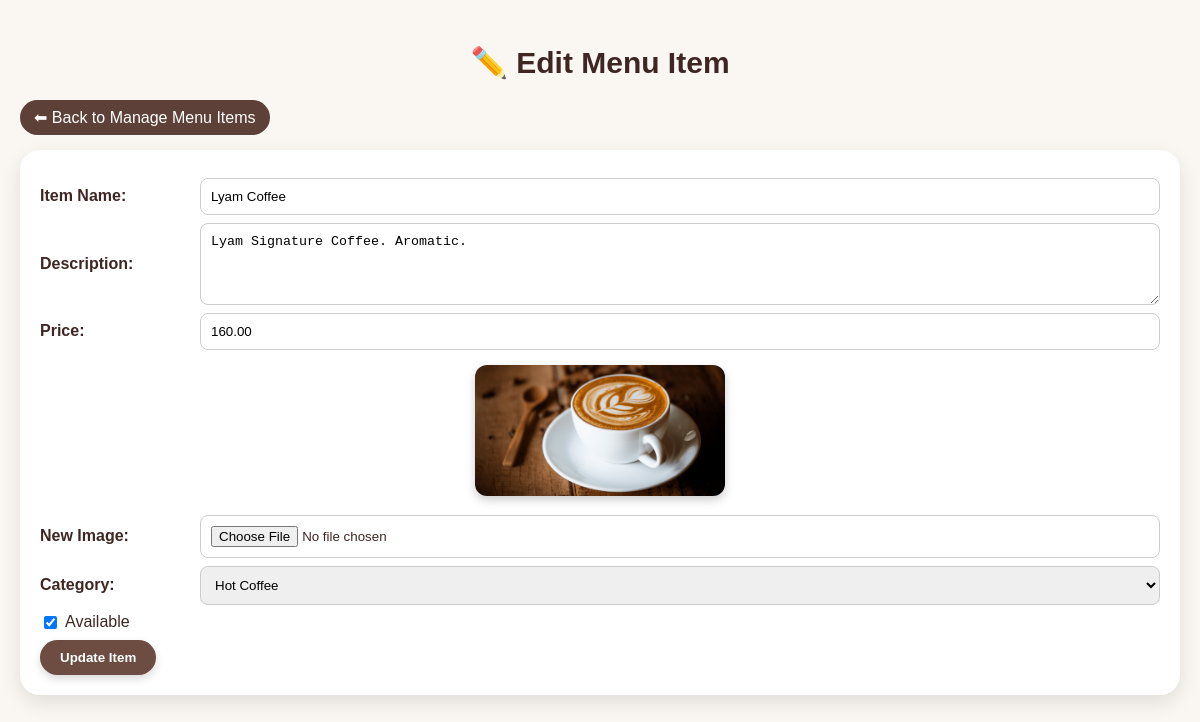
Screenshot of /menu_edit.php?id=2 with the database file from the repository.
### tables this page shows
CREATE TABLE `menu_items` (
  `item_id` int(11) NOT NULL,
  `category_id` int(11) DEFAULT NULL,
  `item_name` varchar(100) DEFAULT NULL,
  `description` text DEFAULT NULL,
  `price` decimal(10,2) DEFAULT NULL,
  `image_url` varchar(255) DEFAULT NULL,
  `is_available` tinyint(1) DEFAULT 1
);

### menu_edit.php (the view, shortened to what this page needs)
<?php
include 'db.php';
$id = isset($_GET['id']) ? (int)$_GET['id'] : 0;
$stmt = $conn->prepare("SELECT * FROM menu_items WHERE item_id=?");
$stmt->bind_param("i", $id);
$stmt->execute();
$item = $stmt->get_result()->fetch_assoc();
?>
<!DOCTYPE html>
<html lang="en">
<head>
</head>
<body>
<h2>✏️ Edit Menu Item</h2>
<a href="menu_admin.php" class="back-btn">⬅ Back to Manage Menu Items</a>
<div class="card">
  <form method="POST" enctype="multipart/form-data">
    <div class="form-group">
      <label for="item_name">Item Name:</label>
      <input type="text" id="item_name" name="item_name" value="<?php echo htmlspecialchars($item['item_name']); ?>" required>
    </div>
    <div class="form-group">
      <label for="description">Description:</label>
      <textarea id="description" name="description"><?php echo htmlspecialchars($item['description']); ?></textarea>
    </div>
    <div class="form-group">
      <label for="price">Price:</label>
      <input type="number" id="price" step="0.01" name="price" value="<?php echo htmlspecialchars($item['price']); ?>" required>
    </div>
    <div style="text-align: center; margin: 15px 0;">
      <img src="<?php echo htmlspecialchars($item['image_url']); ?>" alt="Current Image" class="menu-img">
    </div>
    <div class="form-group">
      <label for="image">New Image:</label>
      <input type="file" id="image" name="image" accept=".jpg,.jpeg,.png,.webp">
    </div>
    <div class="form-group">
      <label for="category_id">Category:</label>
      <select id="category_id" name="category_id">
        <?php
        $catRes = mysqli_query($conn, "SELECT category_id, category_name FROM categories ORDER BY category_name ASC");
        while ($c = mysqli_fetch_assoc($catRes)) {
          $cid = (int)$c['category_id'];
          $cname = htmlspecialchars($c['category_name']);
          $selected = ($cid == (int)$item['category_id']) ? "selected" : "";
          echo "<option value='{$cid}' {$selected}>{$cname}</option>";
        }
        ?>
      </select>
    </div>
    <div class="checkbox-group">
      <input type="checkbox" id="is_available" name="is_available" <?php echo ((int)$item['is_available'] === 1) ? "checked" : ""; ?>>
      <label for="is_available">Available</label>
    </div>
    <button type="submit">Update Item</button>
  </form>
</div>
</body>
</html>

### menu_edit.php (style rules this page uses)
body { margin: 0; font-family: 'Poppins', sans-serif; background: #faf7f3; color: #3e2723; padding: 20px; }
h2 { text-align: center; color: #3e2723; margin-bottom: 20px; font-size: 30px; }
.card { background: white; border-radius: 20px; padding: 20px; box-shadow: 0 8px 20px rgba(0,0,0,0.1); margin-bottom: 30px; }
.back-btn { display: inline-block; background: #5d4037; color: white; text-decoration: none; padding: 8px 14px; border-radius: 20px; margin-bottom: 15px; }
.form-group { display: flex; align-items: center; margin: 8px 0; }
.form-group label { width: 150px; font-weight: 600; margin-right: 10px; }
.form-group input, .form-group textarea, .form-group select { flex: 1; padding: 10px; border: 1px solid #ccc; border-radius: 8px; }
.form-group textarea { resize: vertical; min-height: 60px; }
.checkbox-group { display: flex; align-items: center; margin: 8px 0; }
.checkbox-group label { margin-left: 5px; }
button { background: #6d4c41; color: white; border: none; padding: 10px 20px; border-radius: 20px; cursor: pointer; transition: all 0.3s ease; font-weight: 600; box-shadow: 0 4px 8px rgba(0,0,0,0.15); display: inline-block; width: auto !important; }
.menu-img { width: 250px; max-width: 100%; border-radius: 12px; box-shadow: 0 4px 10px rgba(0,0,0,0.2); }

### rows the page displays
menu_items: item_name "Lyam Coffee", description "Lyam Signature Coffee. Aromatic.", price "160.00", image_url (picture), is_available "☑"

### other values shown
form field category_id "Hot Coffee"
